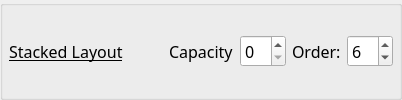
        <widget class="QGroupBox" name="GB_6_stackedLayout">
         <property name="sizePolicy">
          <sizepolicy hsizetype="Preferred" vsizetype="Maximum">
           <horstretch>0</horstretch>
           <verstretch>0</verstretch>
          </sizepolicy>
         </property>
         <property name="title">
          <string/>
         </property>
         <property name="flat">
          <bool>true</bool>
         </property>
         <layout class="QGridLayout" name="gridLayout_25">
          <property name="leftMargin">
           <number>6</number>
          </property>
          <property name="topMargin">
           <number>0</number>
          </property>
          <property name="rightMargin">
           <number>6</number>
          </property>
          <property name="bottomMargin">
           <number>0</number>
          </property>
          <property name="verticalSpacing">
           <number>0</number>
          </property>
          <item row="0" column="5">
           <widget class="QLabel" name="label_51">
            <property name="font">
             <font>
              <family>Noto Sans</family>
              <pointsize>12</pointsize>
              <italic>false</italic>
              <bold>false</bold>
              <underline>false</underline>
             </font>
            </property>
            <property name="text">
             <string>Order:</string>
            </property>
           </widget>
          </item>
          <item row="0" column="6">
           <widget class="QSpinBox" name="kcfg_stackedLayoutOrder">
            <property name="font">
             <font>
              <family>Noto Sans</family>
              <pointsize>12</pointsize>
              <italic>false</italic>
              <bold>false</bold>
              <underline>false</underline>
             </font>
            </property>
            <property name="toolTip">
             <string>&lt;html&gt;&lt;head/&gt;&lt;body&gt;&lt;p&gt;0 - to disable&lt;/p&gt;&lt;/body&gt;&lt;/html&gt;</string>
            </property>
            <property name="maximum">
             <number>12</number>
            </property>
            <property name="value">
             <number>6</number>
            </property>
           </widget>
          </item>
          <item row="0" column="2">
           <spacer name="horizontalSpacer_20">
            <property name="orientation">
             <enum>Qt::Orientation::Horizontal</enum>
            </property>
            <property name="sizeHint" stdset="0">
             <size>
              <width>40</width>
              <height>20</height>
             </size>
            </property>
           </spacer>
          </item>
          <item row="0" column="4">
           <widget class="QSpinBox" name="kcfg_stackedLayoutCapacity">
            <property name="font">
             <font>
              <family>Noto Sans</family>
              <pointsize>12</pointsize>
              <italic>false</italic>
              <bold>false</bold>
              <underline>false</underline>
             </font>
            </property>
            <property name="toolTip">
             <string>&lt;html&gt;&lt;head/&gt;&lt;body&gt;&lt;p&gt;0 - to disable&lt;/p&gt;&lt;/body&gt;&lt;/html&gt;</string>
            </property>
            <property name="maximum">
             <number>99</number>
            </property>
            <property name="value">
             <number>0</number>
            </property>
           </widget>
          </item>
          <item row="0" column="1">
           <widget class="QLabel" name="label_50">
            <property name="font">
             <font>
              <family>Noto Sans</family>
              <pointsize>12</pointsize>
              <italic>false</italic>
              <bold>false</bold>
              <underline>true</underline>
             </font>
            </property>
            <property name="text">
             <string>Stacked Layout</string>
            </property>
            <property name="margin">
             <number>0</number>
            </property>
           </widget>
          </item>
          <item row="0" column="3">
           <widget class="QLabel" name="label_44">
            <property name="font">
             <font>
              <family>Noto Sans</family>
              <pointsize>12</pointsize>
              <italic>false</italic>
              <bold>false</bold>
              <underline>false</underline>
             </font>
            </property>
            <property name="text">
             <string>Capacity</string>
            </property>
           </widget>
          </item>
         </layout>
        </widget>
